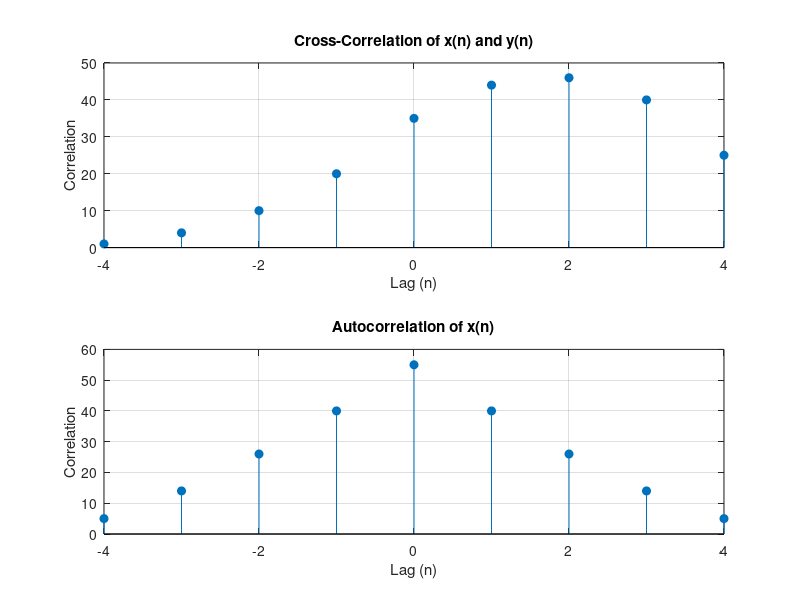

The MATLAB script that drew this image:
clc; clear; close all;

%% 1. Define two sequences x(n) and y(n)
x = [1, 2, 3, 4, 5];    % Example sequence x(n)
y = [5, 4, 3, 2, 1];    % Example sequence y(n)

%% 2. Compute Cross-Correlation of x(n) and y(n)
cross_corr = xcorr(x, y);  % Cross-correlation of x and y

%% 3. Compute Autocorrelation of x(n)
auto_corr = xcorr(x, x);  % Autocorrelation of x

%% 4. Visualize Results
figure;

% Plot Cross-Correlation
subplot(2,1,1);
stem(-length(x)+1:length(x)-1, cross_corr, 'filled');
title('Cross-Correlation of x(n) and y(n)');
xlabel('Lag (n)'); ylabel('Correlation'); grid on;

% Plot Autocorrelation
subplot(2,1,2);
stem(-length(x)+1:length(x)-1, auto_corr, 'filled');
title('Autocorrelation of x(n)');
xlabel('Lag (n)'); ylabel('Correlation'); grid on;
